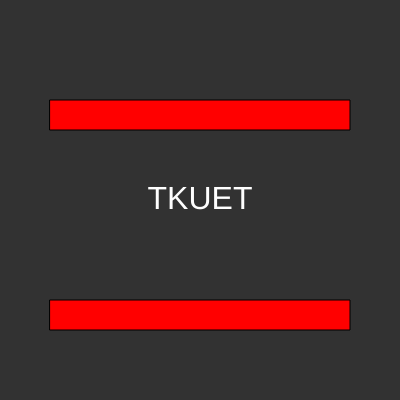
Frame 1 (no input)
Frame 60 (no input): identical to frame 1, image omitted
Frame 120 (the mouse pressed at the canvas centre since frame 60): identical to frame 1, image omitted

The p5.js sketch that drew this single still picture (run headless with seeded random() and noise() and a simulated clock; from frame 60 on, the mouse is pressed at the canvas centre):

// p5.js sketch
// ── sketch.js
function setup() {
  createCanvas(400, 400);
  textSize(32);
  textAlign(CENTER, CENTER);
  fill(255);
  text("TKUET", width/2, height/2);
}

function draw() {
  background(50);
  
  // 繪製兩條血量條
  fill(255, 0, 0);  // 紅色
  rect(50, 100, 300, 30);  // 上方血量條
  rect(50, 300, 300, 30);  // 下方血量條
  
  // 在兩條血量條中間顯示文字
  textSize(32);
  textAlign(CENTER, CENTER);
  fill(255);  // 白色
  text("TKUET", width/2, height/2);
}
